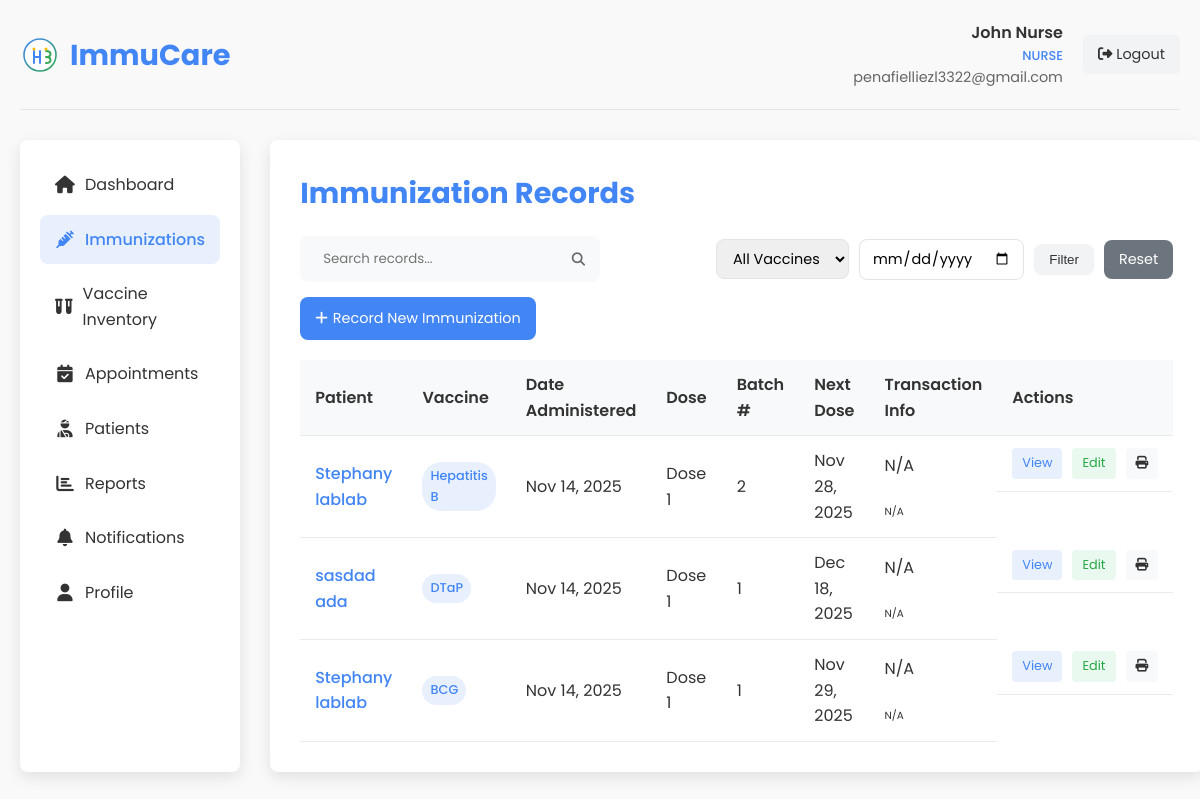
/nurse_immunizations.php (signed in), run on the app's committed database.
### tables this page shows
CREATE TABLE `immunizations` (
  `id` int(11) NOT NULL,
  `patient_id` int(11) NOT NULL,
  `vaccine_id` int(11) NOT NULL,
  `administered_by` int(11) NOT NULL,
  `dose_number` int(11) DEFAULT 1,
  `batch_number` varchar(50) DEFAULT NULL,
  `expiration_date` date DEFAULT NULL,
  `administered_date` datetime NOT NULL,
  `next_dose_date` date DEFAULT NULL,
  `location` varchar(100) DEFAULT NULL,
  `diagnosis` text DEFAULT NULL,
  `transaction_id` varchar(100) DEFAULT NULL,
  `transaction_number` varchar(50) DEFAULT NULL,
  `created_at` datetime NOT NULL,
  `updated_at` timestamp NOT NULL DEFAULT current_timestamp() ON UPDATE current_timestamp()
);

CREATE TABLE `patients` (
  `id` int(11) NOT NULL,
  `user_id` int(11) DEFAULT NULL,
  `first_name` varchar(50) NOT NULL,
  `middle_name` varchar(50) DEFAULT NULL,
  `last_name` varchar(50) NOT NULL,
  `date_of_birth` date NOT NULL,
  `gender` enum('male','female','other') NOT NULL,
  `blood_type` varchar(10) DEFAULT NULL COMMENT 'Patient blood type (A+, A-, B+, B-, AB+, AB-, O+, O-)',
  `purok` text NOT NULL,
  `city` varchar(100) NOT NULL,
  `province` varchar(100) NOT NULL,
  `postal_code` varchar(20) DEFAULT NULL,
  `phone_number` varchar(20) DEFAULT NULL,
  `email` varchar(255) DEFAULT NULL,
  `medical_history` text DEFAULT NULL,
  `allergies` text DEFAULT NULL,
  `diagnosis` text DEFAULT NULL COMMENT 'Patient diagnosis information',
  `created_at` datetime NOT NULL,
  `updated_at` timestamp NOT NULL DEFAULT current_timestamp() ON UPDATE current_timestamp()
);

CREATE TABLE `vaccines` (
  `id` int(11) NOT NULL,
  `name` varchar(100) NOT NULL,
  `manufacturer` varchar(100) DEFAULT NULL,
  `description` text DEFAULT NULL,
  `recommended_age` varchar(100) DEFAULT NULL,
  `doses_required` int(11) DEFAULT 1,
  `days_between_doses` int(11) DEFAULT NULL,
  `is_active` tinyint(1) DEFAULT 1,
  `created_at` datetime NOT NULL,
  `updated_at` timestamp NOT NULL DEFAULT current_timestamp() ON UPDATE current_timestamp()
);

### transaction_helper.php (called while the page is built, shortened)
<?php
class TransactionHelper {
    public static function formatTransactionId($transaction_id) {
        if (empty($transaction_id)) {
            return 'N/A';
        }
        return $transaction_id;
    }
    public static function formatTransactionNumber($transaction_number) {
        if (empty($transaction_number)) {
            return 'N/A';
        }
        return $transaction_number;
    }
}
?>

### nurse_immunizations.php (the view, shortened to what this page needs)
<?php
require_once 'transaction_helper.php';
$user_id = $_SESSION['user_id'];
$user_name = isset($_SESSION['user_name']) ? $_SESSION['user_name'] : 'Nurse';
$user_email = isset($_SESSION['user_email']) ? $_SESSION['user_email'] : '';
$conn = new mysqli(DB_HOST, DB_USER, DB_PASS, DB_NAME);
$search = isset($_GET['search']) ? $_GET['search'] : '';
$search_condition = '';
$filter_date = isset($_GET['filter_date']) ? $_GET['filter_date'] : '';
$date_condition = '';
$vaccine_condition = '';
$page = isset($_GET['page']) ? (int)$_GET['page'] : 1;
$records_per_page = 10;
$offset = ($page - 1) * $records_per_page;
$stmt = $conn->prepare("SELECT i.*, p.first_name, p.last_name, v.name as vaccine_name, v.doses_required,
                        i.transaction_id, i.transaction_number
                        FROM immunizations i
                        JOIN patients p ON i.patient_id = p.id
                        JOIN vaccines v ON i.vaccine_id = v.id
                        WHERE i.administered_by = ? $search_condition $date_condition $vaccine_condition
                        ORDER BY i.administered_date DESC
                        LIMIT ?, ?");
$stmt->bind_param("iii", $user_id, $offset, $records_per_page);
$stmt->execute();
$immunizations = $stmt->get_result();
?>
<!DOCTYPE html>
<html lang="en">
<head>
    <link rel="stylesheet" href="styles.css">
    <link rel="stylesheet" href="https://cdnjs.cloudflare.com/ajax/libs/font-awesome/6.4.0/css/all.min.css">
</head>
<body>
    <div class="dashboard-container">
        <div class="dashboard-header">
            <div class="dashboard-logo">
                <img src="images/logo.svg" alt="ImmuCare Logo">
                <h1>ImmuCare</h1>
            </div>
            <div class="user-menu">
                <div class="user-info">
                    <div class="user-name"><?php echo htmlspecialchars($user_name); ?></div>
                    <div class="user-role">Nurse</div>
                    <div class="user-email"><?php echo htmlspecialchars($user_email); ?></div>
                </div>
                <a href="?logout=1" class="logout-btn">
                    <i class="fas fa-sign-out-alt"></i> Logout
                </a>
            </div>
        </div>
        <div class="dashboard-content">
            <div class="sidebar">
                <ul class="sidebar-menu">
                    <li><a href="nurse_dashboard.php"><i class="fas fa-home"></i> Dashboard</a></li>
                    <li><a href="nurse_immunizations.php" class="active"><i class="fas fa-syringe"></i> Immunizations</a></li>
                    <li><a href="nurse_vaccine_inventory.php"><i class="fas fa-vials"></i> Vaccine Inventory</a></li>
                    <li><a href="nurse_appointments.php"><i class="fas fa-calendar-check"></i> Appointments</a></li>
                    <li><a href="nurse_patients.php"><i class="fas fa-user-injured"></i> Patients</a></li>
                    <li><a href="nurse_reports.php"><i class="fas fa-chart-bar"></i> Reports</a></li>
                    <li><a href="nurse_notifications.php"><i class="fas fa-bell"></i> Notifications</a></li>
                    <li><a href="nurse_profile.php"><i class="fas fa-user"></i> Profile</a></li>
                </ul>
            </div>
            <div class="main-content">
                <h2 class="page-title">Immunization Records</h2>
                <div class="action-bar">
                    <form class="search-form" action="" method="GET">
                        <input type="text" name="search" placeholder="Search records..." value="<?php echo htmlspecialchars($search); ?>">
                        <button type="submit"><i class="fas fa-search"></i></button>
                    </form>
                    <form class="filter-form" action="" method="GET">
                        <select name="filter_vaccine">
                            <option value="0">All Vaccines</option>
                        </select>
                        <input type="date" name="filter_date" value="<?php echo $filter_date; ?>">
                        <button type="submit">Filter</button>
                        <a href="nurse_immunizations.php" class="btn-sm">Reset</a>
                    </form>
                    <a href="#" class="add-btn" onclick="openImmunizationModal()">
                        <i class="fas fa-plus"></i> Record New Immunization
                    </a>
                </div>
                <table class="immunization-table">
                    <thead>
                        <tr>
                            <th>Patient</th>
                            <th>Vaccine</th>
                            <th>Date Administered</th>
                            <th>Dose</th>
                            <th>Batch #</th>
                            <th>Next Dose</th>
                            <th>Transaction Info</th>
                            <th>Actions</th>
                        </tr>
                    </thead>
                    <tbody>
                        <?php if ($immunizations->num_rows > 0): ?>
                            <?php while ($immunization = $immunizations->fetch_assoc()): ?>
                                <tr>
                                    <td class="patient-name">
                                        <?php echo htmlspecialchars($immunization['first_name'] . ' ' . $immunization['last_name']); ?>
                                    </td>
                                    <td>
                                        <span class="vaccine-badge"><?php echo htmlspecialchars($immunization['vaccine_name']); ?></span>
                                    </td>
                                    <td>
                                        <?php echo date('M j, Y', strtotime($immunization['administered_date'])); ?>
                                    </td>
                                    <td>
                                        Dose <?php echo $immunization['dose_number']; ?>
                                    </td>
                                    <td>
                                        <?php echo htmlspecialchars($immunization['batch_number']); ?>
                                    </td>
                                    <td>
                                        <?php
                                        if ($immunization['next_dose_date']) {
                                            echo date('M j, Y', strtotime($immunization['next_dose_date']));
                                        } else {
                                            echo "N/A";
                                        }
                                        ?>
                                    </td>
                                    <td class="transaction-info">
                                        <div class="small">
                                            <div class="badge bg-primary mb-1"><?php echo TransactionHelper::formatTransactionNumber($immunization['transaction_number']); ?></div><br>
                                            <div class="text-muted" style="font-size: 0.65rem;"><?php echo TransactionHelper::formatTransactionId($immunization['transaction_id']); ?></div>
                                        </div>
                                    </td>
                                    <td class="action-buttons">
                                        <a href="#" class="view-btn" onclick="openViewModal(<?php echo $immunization['id']; ?>)">View</a>
                                        <a href="#" class="edit-btn" onclick="openEditModal(<?php echo $immunization['id']; ?>)">Edit</a>
                                        <a href="#" class="print-btn" onclick="openPrintModal(<?php echo $immunization['id']; ?>)" title="Print Certificate">
                                            <i class="fas fa-print"></i>
                                        </a>
                                    </td>
                                </tr>
                            <?php endwhile; ?>
                        <?php else: ?>
                            <tr>
                                <td colspan="9" style="text-align: center;">No immunization records found.</td>
                            </tr>
                        <?php endif; ?>
                    </tbody>
                </table>
            </div>
        </div>
    </div>
</body>
</html>

### styles.css (style rules this page uses)
:root { --primary-color: #4285f4; --secondary-color: #34a853; --accent-color: #fbbc05; --text-color: #333; --light-text: #666; --bg-light: #f9f9f9; --bg-white: #ffffff; --shadow: 0 5px 15px rgba(0, 0, 0, 0.1); --border-radius: 8px; --transition: all 0.3s ease; }
* { margin: 0; padding: 0; box-sizing: border-box; }
html { scroll-behavior: smooth; }
body { font-family: 'Poppins', sans-serif; line-height: 1.6; color: var(--text-color); background-color: var(--bg-light); }
a { text-decoration: none; color: inherit; }
ul { list-style: none; }
img { max-width: 100%; height: auto; }

### data on the page
immunizations: patient.last_name "Stephany lablab", vaccine.name "Hepatitis B", administered_date "Nov 14, 2025", dose_number "1", batch_number "2", next_dose_date "Nov 28, 2025", transaction_number "N/A", transaction "N/A"
immunizations: patient.last_name "sasdad ada", vaccine.name "DTaP", administered_date "Nov 14, 2025", dose_number "1", batch_number "1", next_dose_date "Dec 18, 2025", transaction_number "N/A", transaction "N/A"
immunizations: patient.last_name "Stephany lablab", vaccine.name "BCG", administered_date "Nov 14, 2025", dose_number "1", batch_number "1", next_dose_date "Nov 29, 2025", transaction_number "N/A", transaction "N/A"

### other printed values
$user_name "John Nurse"
$user_email "penafielliezl3322@gmail.com"
